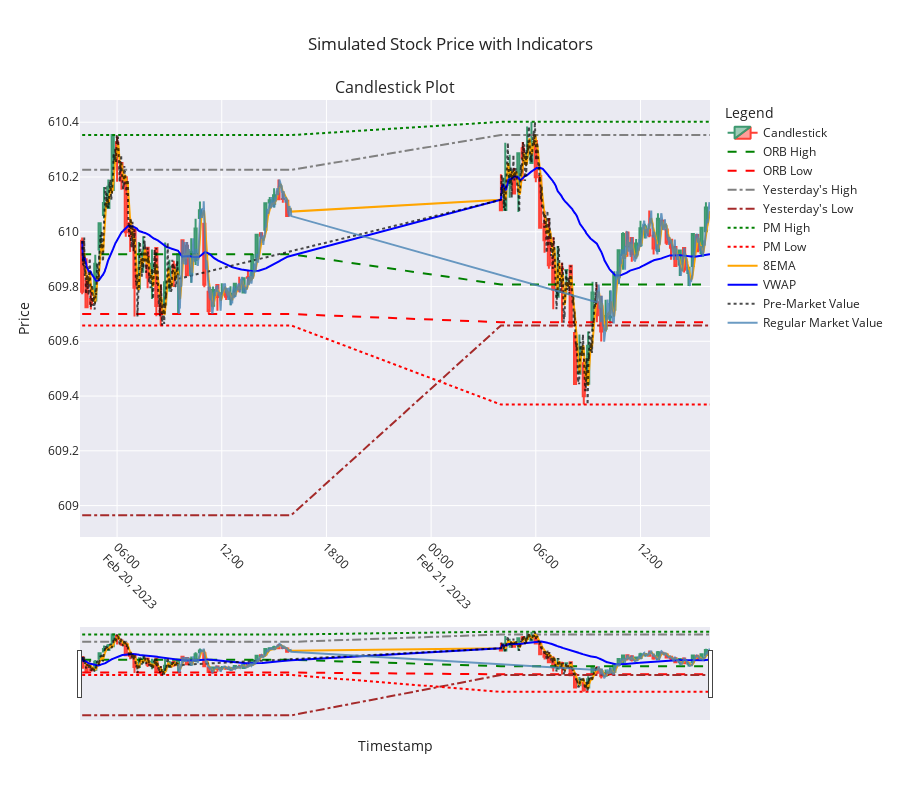

Here is the notebook cell this chart was saved with:
### Code cell
from plotly.subplots import make_subplots
import plotly.graph_objects as go
import plotly.express as px

def plot_candlestick_with_indicators(candlestick_data, simulated_data):
    # Create a figure with a single subplot
    fig = make_subplots(rows=1, cols=1, shared_xaxes=True, 
                        vertical_spacing=0.1, 
                        subplot_titles=("Candlestick Plot",))
    # Add candlestick traces
    fig.add_trace(go.Candlestick(
        x=candlestick_data.index,
        open=candlestick_data['Open'],
        high=candlestick_data['High'],
        low=candlestick_data['Low'],
        close=candlestick_data['Close'],
        name='Candlestick',
        opacity=1
    ), row=1, col=1)

    # Add indicators to the candlestick plot
    fig.add_trace(go.Scatter(
        x=simulated_data['Timestamp'],
        y=simulated_data['ORB_High'],
        mode='lines',
        name='ORB High',
        line=dict(color='green', dash='dash')
    ), row=1, col=1)

    fig.add_trace(go.Scatter(
        x=simulated_data['Timestamp'],
        y=simulated_data['ORB_Low'],
        mode='lines',
        name='ORB Low',
        line=dict(color='red', dash='dash')
    ), row=1, col=1)

    fig.add_trace(go.Scatter(
        x=simulated_data['Timestamp'],
        y=simulated_data['Yest_High'],
        mode='lines',
        name="Yesterday's High",
        line=dict(color='gray', dash='dashdot')
    ), row=1, col=1)
    
    fig.add_trace(go.Scatter(
        x=simulated_data['Timestamp'],
        y=simulated_data['Yest_Low'],
        mode='lines',
        name="Yesterday's Low",
        line=dict(color='brown', dash='dashdot')
    ), row=1, col=1)

    fig.add_trace(go.Scatter(
        x=simulated_data['Timestamp'],
        y=simulated_data['PM_High'],
        mode='lines',
        name='PM High',
        line=dict(color='green', dash='dot')
    ), row=1, col=1)

    fig.add_trace(go.Scatter(
        x=simulated_data['Timestamp'],
        y=simulated_data['PM_Low'],
        mode='lines',
        name='PM Low',
        line=dict(color='red', dash='dot')
    ), row=1, col=1)

    fig.add_trace(go.Scatter(
        x=simulated_data['Timestamp'],
        y=simulated_data['8EMA'],
        mode='lines',
        name='8EMA',
        line=dict(color='orange')
    ), row=1, col=1)

    fig.add_trace(go.Scatter(
        x=simulated_data['Timestamp'],
        y=simulated_data['VWAP'],
        mode='lines',
        name='VWAP',
        line=dict(color='blue')
    ), row=1, col=1)

    # Add PM and Regular Market values
    fig.add_trace(go.Scatter(
        x=simulated_data[simulated_data['Session'] == 'PM']['Timestamp'],
        y=simulated_data[simulated_data['Session'] == 'PM']['Close'],
        mode='lines',
        name='Pre-Market Value',
        line=dict(color='black', dash='dot'),
        opacity=0.7
    ), row=1, col=1)
    
    fig.add_trace(go.Scatter(
        x=simulated_data[simulated_data['Session'] == 'Regular Market']['Timestamp'],
        y=simulated_data[simulated_data['Session'] == 'Regular Market']['Close'],
        mode='lines',
        name='Regular Market Value',
        line=dict(color='steelblue'),
        opacity=0.8
    ), row=1, col=1)

    # Update layout for better appearance
    fig.update_layout(
        title="Simulated Stock Price with Indicators",
        xaxis_title="Timestamp",
           yaxis_title="Price",
        legend_title="Legend",
        xaxis=dict(tickangle=45),
        template="seaborn",
        hovermode='x unified',
        height=800  # Make the graph taller
    )

    # Show the plot
    fig.show()

# Example usage
plot_candlestick_with_indicators(candlestick_data, simulated_data)

### Figure 1 — Plotly figure (JSON) as saved in the notebook; plotly's stock layout.template omitted (floating-point values rounded to 4 significant figures; data arrays with more than 128 entries replaced by an {"elided": "..."} marker saying what was removed)
{"data": [{"close": [609.8, 609.7, 609.7, 609.9, 610.0, 610.1, 610.2, 610.4, 610.3, 610.2, 610.0, 610.0, 609.8, 609.9, 609.9, 609.8, 609.9, 609.7, 609.7, 609.8, 609.9, 609.8, 609.9, 609.9, 609.8, 609.9, 610.0, 610.1, 609.8, 609.7, 609.8, 609.8, 609.8, 609.8, 609.8, 609.8, 609.8, 609.8, 609.8, 609.9, 610.0, 610.0, 610.1, 610.1, 610.1, 610.1, 610.1, 610.1, 610.1, 610.2, 610.2, 610.1, 610.3, 610.3, 610.3, 610.3, 610.2, 610.0, 610.0, 609.9, 609.8, 609.8, 609.9, 609.9, 609.7, 609.4, 609.6, 609.4, 609.6, 609.8, 609.7, 609.6, 609.7, 609.7, 609.8, 609.9, 610.0, 609.9, 609.9, 610.0, 610.0, 610.0, 610.0, 609.9, 610.0, 610.0, 610.0, 609.9, 609.9, 609.9, 609.9, 609.9, 610.0, 609.9, 610.0, 610.1], "high": [610.0, 609.9, 609.8, 609.9, 610.0, 610.2, 610.2, 610.4, 610.3, 610.3, 610.2, 610.0, 610.0, 610.0, 610.0, 609.9, 609.9, 609.9, 609.8, 610.0, 609.9, 609.9, 609.9, 610.0, 610.0, 610.0, 610.0, 610.1, 610.0, 609.8, 609.8, 609.8, 609.8, 609.8, 609.8, 609.8, 609.8, 609.8, 609.9, 609.9, 610.0, 610.0, 610.1, 610.1, 610.2, 610.2, 610.1, 610.1, 610.2, 610.3, 610.3, 610.2, 610.3, 610.3, 610.4, 610.4, 610.3, 610.2, 610.1, 610.0, 610.0, 609.9, 609.9, 609.9, 609.9, 609.6, 609.6, 609.5, 609.6, 609.8, 609.8, 609.8, 609.8, 609.8, 609.9, 609.9, 610.0, 610.0, 610.0, 610.0, 610.0, 610.0, 610.1, 610.0, 610.1, 610.0, 610.0, 610.0, 609.9, 609.9, 609.9, 609.9, 610.0, 610.0, 610.0, 610.1], "low": [609.8, 609.7, 609.7, 609.7, 609.9, 610.0, 610.1, 610.2, 610.2, 610.2, 610.0, 609.9, 609.7, 609.8, 609.8, 609.8, 609.8, 609.7, 609.7, 609.7, 609.8, 609.8, 609.7, 609.9, 609.8, 609.8, 609.9, 610.0, 609.8, 609.7, 609.7, 609.7, 609.8, 609.8, 609.7, 609.8, 609.8, 609.8, 609.8, 609.8, 609.9, 610.0, 610.0, 610.1, 610.1, 610.1, 610.1, 610.1, 610.1, 610.1, 610.1, 610.1, 610.1, 610.2, 610.3, 610.3, 610.2, 610.0, 609.9, 609.9, 609.7, 609.8, 609.7, 609.8, 609.7, 609.4, 609.5, 609.4, 609.4, 609.6, 609.7, 609.6, 609.6, 609.7, 609.7, 609.8, 609.9, 609.9, 609.9, 609.9, 609.9, 610.0, 610.0, 609.9, 609.9, 610.0, 610.0, 609.9, 609.9, 609.8, 609.9, 609.8, 609.9, 609.9, 609.9, 610.0], "name": "Candlestick", "opacity": 1, "open": [610.0, 609.8, 609.8, 609.7, 609.9, 610.1, 610.1, 610.2, 610.3, 610.3, 610.2, 610.0, 610.0, 609.8, 609.9, 609.9, 609.9, 609.9, 609.7, 609.7, 609.8, 609.9, 609.8, 610.0, 609.9, 609.8, 609.9, 610.0, 610.0, 609.8, 609.7, 609.8, 609.8, 609.8, 609.8, 609.8, 609.8, 609.8, 609.8, 609.8, 609.9, 610.0, 610.0, 610.1, 610.1, 610.1, 610.1, 610.1, 610.1, 610.1, 610.2, 610.2, 610.2, 610.3, 610.3, 610.3, 610.3, 610.2, 610.0, 610.0, 609.9, 609.8, 609.9, 609.9, 609.9, 609.6, 609.5, 609.5, 609.4, 609.7, 609.7, 609.7, 609.6, 609.7, 609.7, 609.8, 609.9, 610.0, 610.0, 609.9, 610.0, 610.0, 610.0, 610.0, 609.9, 610.0, 610.0, 610.0, 609.9, 609.9, 609.9, 609.8, 609.9, 610.0, 609.9, 610.0], "type": "candlestick", "x": ["2023-02-20T04:00:00.000000000", "2023-02-20T04:15:00.000000000", "2023-02-20T04:30:00.000000000", "2023-02-20T04:45:00.000000000", "2023-02-20T05:00:00.000000000", "2023-02-20T05:15:00.000000000", "2023-02-20T05:30:00.000000000", "2023-02-20T05:45:00.000000000", "2023-02-20T06:00:00.000000000", "2023-02-20T06:15:00.000000000", "2023-02-20T06:30:00.000000000", "2023-02-20T06:45:00.000000000", "2023-02-20T07:00:00.000000000", "2023-02-20T07:15:00.000000000", "2023-02-20T07:30:00.000000000", "2023-02-20T07:45:00.000000000", "2023-02-20T08:00:00.000000000", "2023-02-20T08:15:00.000000000", "2023-02-20T08:30:00.000000000", "2023-02-20T08:45:00.000000000", "2023-02-20T09:00:00.000000000", "2023-02-20T09:15:00.000000000", "2023-02-20T09:30:00.000000000", "2023-02-20T09:45:00.000000000", "2023-02-20T10:00:00.000000000", "2023-02-20T10:15:00.000000000", "2023-02-20T10:30:00.000000000", "2023-02-20T10:45:00.000000000", "2023-02-20T11:00:00.000000000", "2023-02-20T11:15:00.000000000", "2023-02-20T11:30:00.000000000", "2023-02-20T11:45:00.000000000", "2023-02-20T12:00:00.000000000", "2023-02-20T12:15:00.000000000", "2023-02-20T12:30:00.000000000", "2023-02-20T12:45:00.000000000", "2023-02-20T13:00:00.000000000", "2023-02-20T13:15:00.000000000", "2023-02-20T13:30:00.000000000", "2023-02-20T13:45:00.000000000", "2023-02-20T14:00:00.000000000", "2023-02-20T14:15:00.000000000", "2023-02-20T14:30:00.000000000", "2023-02-20T14:45:00.000000000", "2023-02-20T15:00:00.000000000", "2023-02-20T15:15:00.000000000", "2023-02-20T15:30:00.000000000", "2023-02-20T15:45:00.000000000", "2023-02-21T04:00:00.000000000", "2023-02-21T04:15:00.000000000", "2023-02-21T04:30:00.000000000", "2023-02-21T04:45:00.000000000", "2023-02-21T05:00:00.000000000", "2023-02-21T05:15:00.000000000", "2023-02-21T05:30:00.000000000", "2023-02-21T05:45:00.000000000", "2023-02-21T06:00:00.000000000", "2023-02-21T06:15:00.000000000", "2023-02-21T06:30:00.000000000", "2023-02-21T06:45:00.000000000", "2023-02-21T07:00:00.000000000", "2023-02-21T07:15:00.000000000", "2023-02-21T07:30:00.000000000", "2023-02-21T07:45:00.000000000", "2023-02-21T08:00:00.000000000", "2023-02-21T08:15:00.000000000", "2023-02-21T08:30:00.000000000", "2023-02-21T08:45:00.000000000", "2023-02-21T09:00:00.000000000", "2023-02-21T09:15:00.000000000", "2023-02-21T09:30:00.000000000", "2023-02-21T09:45:00.000000000", "2023-02-21T10:00:00.000000000", "2023-02-21T10:15:00.000000000", "2023-02-21T10:30:00.000000000", "2023-02-21T10:45:00.000000000", "2023-02-21T11:00:00.000000000", "2023-02-21T11:15:00.000000000", "2023-02-21T11:30:00.000000000", "2023-02-21T11:45:00.000000000", "2023-02-21T12:00:00.000000000", "2023-02-21T12:15:00.000000000", "2023-02-21T12:30:00.000000000", "2023-02-21T12:45:00.000000000", "2023-02-21T13:00:00.000000000", "2023-02-21T13:15:00.000000000", "2023-02-21T13:30:00.000000000", "2023-02-21T13:45:00.000000000", "2023-02-21T14:00:00.000000000", "2023-02-21T14:15:00.000000000", "2023-02-21T14:30:00.000000000", "2023-02-21T14:45:00.000000000", "2023-02-21T15:00:00.000000000", "2023-02-21T15:15:00.000000000", "2023-02-21T15:30:00.000000000", "2023-02-21T15:45:00.000000000"], "xaxis": "x", "yaxis": "y"}, {"line": {"color": "green", "dash": "dash"}, "mode": "lines", "name": "ORB High", "type": "scatter", "x": {"elided": "1440 str values"}, "xaxis": "x", "y": {"elided": "1440 float values"}, "yaxis": "y"}, {"line": {"color": "red", "dash": "dash"}, "mode": "lines", "name": "ORB Low", "type": "scatter", "x": {"elided": "1440 str values"}, "xaxis": "x", "y": {"elided": "1440 float values"}, "yaxis": "y"}, {"line": {"color": "gray", "dash": "dashdot"}, "mode": "lines", "name": "Yesterday's High", "type": "scatter", "x": {"elided": "1440 str values"}, "xaxis": "x", "y": {"elided": "1440 float values"}, "yaxis": "y"}, {"line": {"color": "brown", "dash": "dashdot"}, "mode": "lines", "name": "Yesterday's Low", "type": "scatter", "x": {"elided": "1440 str values"}, "xaxis": "x", "y": {"elided": "1440 float values"}, "yaxis": "y"}, {"line": {"color": "green", "dash": "dot"}, "mode": "lines", "name": "PM High", "type": "scatter", "x": {"elided": "1440 str values"}, "xaxis": "x", "y": {"elided": "1440 float values"}, "yaxis": "y"}, {"line": {"color": "red", "dash": "dot"}, "mode": "lines", "name": "PM Low", "type": "scatter", "x": {"elided": "1440 str values"}, "xaxis": "x", "y": {"elided": "1440 float values"}, "yaxis": "y"}, {"line": {"color": "orange"}, "mode": "lines", "name": "8EMA", "type": "scatter", "x": {"elided": "1440 str values"}, "xaxis": "x", "y": {"elided": "1440 float values"}, "yaxis": "y"}, {"line": {"color": "blue"}, "mode": "lines", "name": "VWAP", "type": "scatter", "x": {"elided": "1440 str values"}, "xaxis": "x", "y": {"elided": "1440 float values"}, "yaxis": "y"}, {"line": {"color": "black", "dash": "dot"}, "mode": "lines", "name": "Pre-Market Value", "opacity": 0.7, "type": "scatter", "x": {"elided": "660 str values"}, "xaxis": "x", "y": {"elided": "660 float values"}, "yaxis": "y"}, {"line": {"color": "steelblue"}, "mode": "lines", "name": "Regular Market Value", "opacity": 0.8, "type": "scatter", "x": {"elided": "780 str values"}, "xaxis": "x", "y": {"elided": "780 float values"}, "yaxis": "y"}], "layout": {"annotations": [{"font": {"size": 16}, "showarrow": false, "text": "Candlestick Plot", "x": 0.5, "xanchor": "center", "xref": "paper", "y": 1, "yanchor": "bottom", "yref": "paper"}], "height": 800, "hovermode": "x unified", "legend": {"title": {"text": "Legend"}}, "title": {"text": "Simulated Stock Price with Indicators"}, "xaxis": {"anchor": "y", "domain": [0, 1], "tickangle": 45, "title": {"text": "Timestamp"}}, "yaxis": {"anchor": "x", "domain": [0, 1], "title": {"text": "Price"}}}}
